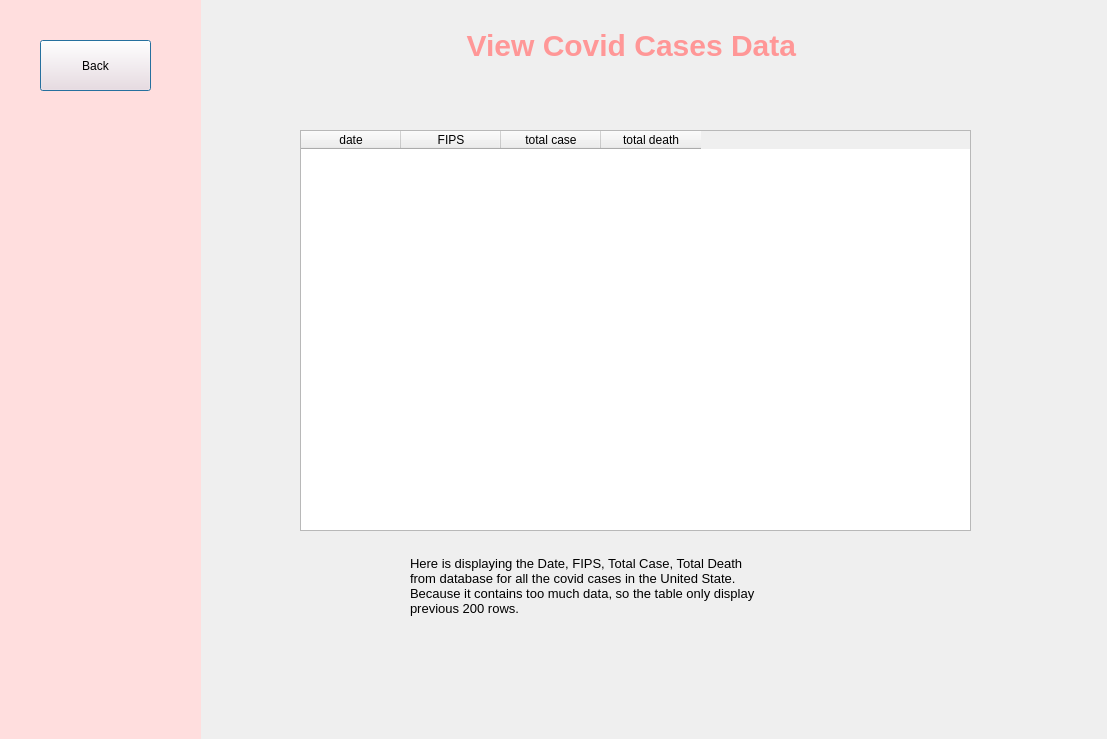
<?xml version="1.0" encoding="UTF-8"?>
<ui version="4.0">
 <class>Dialog</class>
 <widget class="QDialog" name="Dialog">
  <property name="geometry">
   <rect>
    <x>0</x>
    <y>0</y>
    <width>1107</width>
    <height>739</height>
   </rect>
  </property>
  <property name="windowTitle">
   <string>Dialog</string>
  </property>
  <widget class="QLabel" name="label">
   <property name="geometry">
    <rect>
     <x>440</x>
     <y>0</y>
     <width>391</width>
     <height>91</height>
    </rect>
   </property>
   <property name="styleSheet">
    <string notr="true">font-size: 30px;
font: bold;
color: rgb(255, 222, 222);
color: rgb(255, 151, 151);</string>
   </property>
   <property name="text">
    <string>View Covid Cases Data </string>
   </property>
   <property name="alignment">
    <set>Qt::AlignCenter</set>
   </property>
  </widget>
  <widget class="QTableWidget" name="tableWidget">
   <property name="geometry">
    <rect>
     <x>300</x>
     <y>130</y>
     <width>671</width>
     <height>401</height>
    </rect>
   </property>
   <property name="columnCount">
    <number>4</number>
   </property>
   <column>
    <property name="text">
     <string>date</string>
    </property>
   </column>
   <column>
    <property name="text">
     <string>FIPS</string>
    </property>
   </column>
   <column>
    <property name="text">
     <string>total case</string>
    </property>
   </column>
   <column>
    <property name="text">
     <string>total death</string>
    </property>
   </column>
  </widget>
  <widget class="QWidget" name="widget" native="true">
   <property name="geometry">
    <rect>
     <x>0</x>
     <y>0</y>
     <width>201</width>
     <height>851</height>
    </rect>
   </property>
   <property name="styleSheet">
    <string notr="true">
background-color: rgb(255, 222, 222);</string>
   </property>
   <widget class="QPushButton" name="backbutton5">
    <property name="geometry">
     <rect>
      <x>40</x>
      <y>40</y>
      <width>111</width>
      <height>51</height>
     </rect>
    </property>
    <property name="text">
     <string>Back</string>
    </property>
   </widget>
  </widget>
  <widget class="QLabel" name="label_2">
   <property name="geometry">
    <rect>
     <x>410</x>
     <y>540</y>
     <width>461</width>
     <height>91</height>
    </rect>
   </property>
   <property name="font">
    <font>
     <pointsize>10</pointsize>
    </font>
   </property>
   <property name="text">
    <string>Here is displaying the Date, FIPS, Total Case, Total Death 
from database for all the covid cases in the United State. 
Because it contains too much data, so the table only display 
previous 200 rows.</string>
   </property>
  </widget>
 </widget>
 <resources/>
 <connections/>
</ui>
